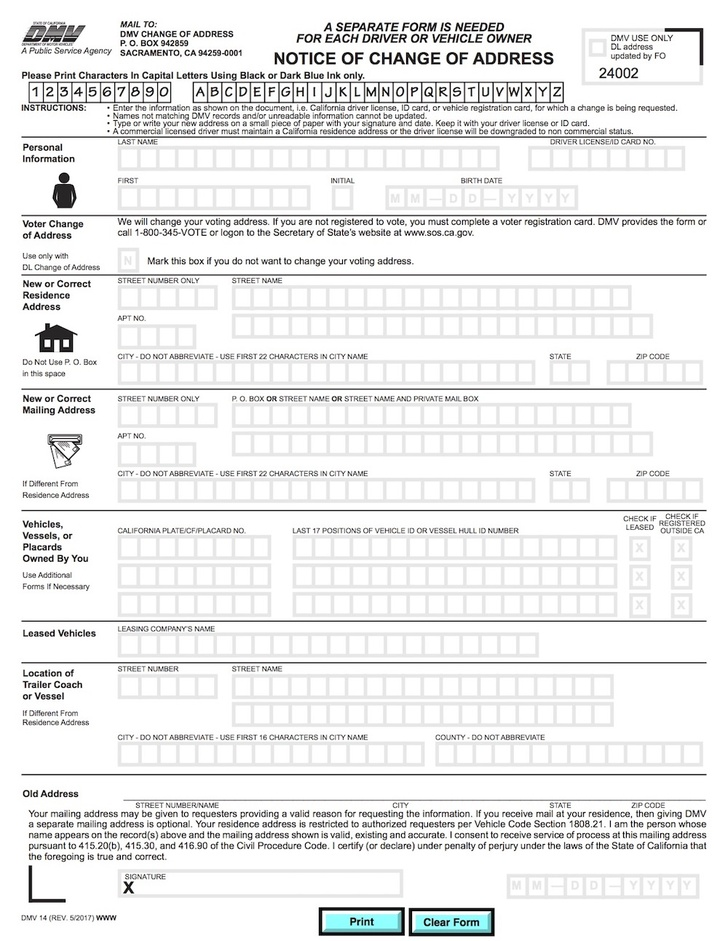
#> input picture images/form.jpg, 728 x 941 px, shrunk from 1000 x 1293 before the run
$ python Image_Alignment.py
#> lines starting #> are read from the running program, lines starting #| are printed output that depends on the picture
import os
import cv2
import numpy as np
import matplotlib.pyplot as plt

# Load and validate images
refFilename = os.path.join("images", "form.jpg")
imFilename = os.path.join("images", "scanned-form.jpg")

im1 = cv2.imread(refFilename)
#> im1 is the input picture: shape (941, 728, 3); mean B, G, R 237.2, 237.3, 237
if im1 is None:
    raise ValueError(f"Reference image not found at {refFilename}")

im2 = cv2.imread(imFilename)
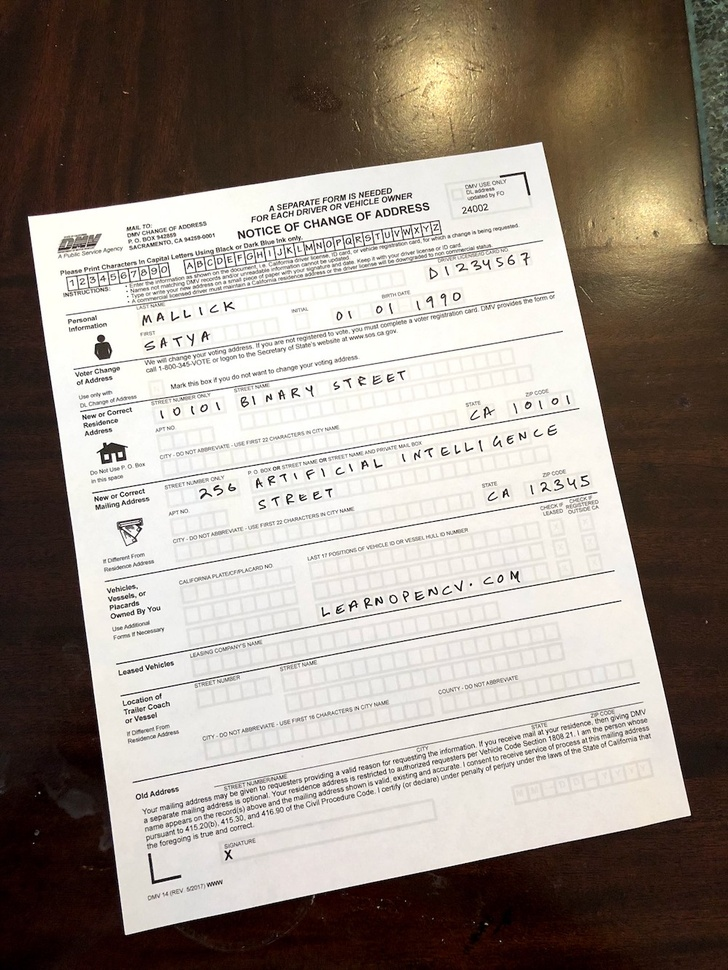
#> input picture images/scanned-form.jpg, 728 x 970 px, shrunk from 1000 x 1333 before the run
#> im2 is the input picture: shape (970, 728, 3); mean B, G, R 135.9, 144.8, 154.5
if im2 is None:
    raise ValueError(f"Image to be aligned not found at {imFilename}")

im1_gray = cv2.cvtColor(im1, cv2.COLOR_BGR2GRAY)
im2_gray = cv2.cvtColor(im2, cv2.COLOR_BGR2GRAY)
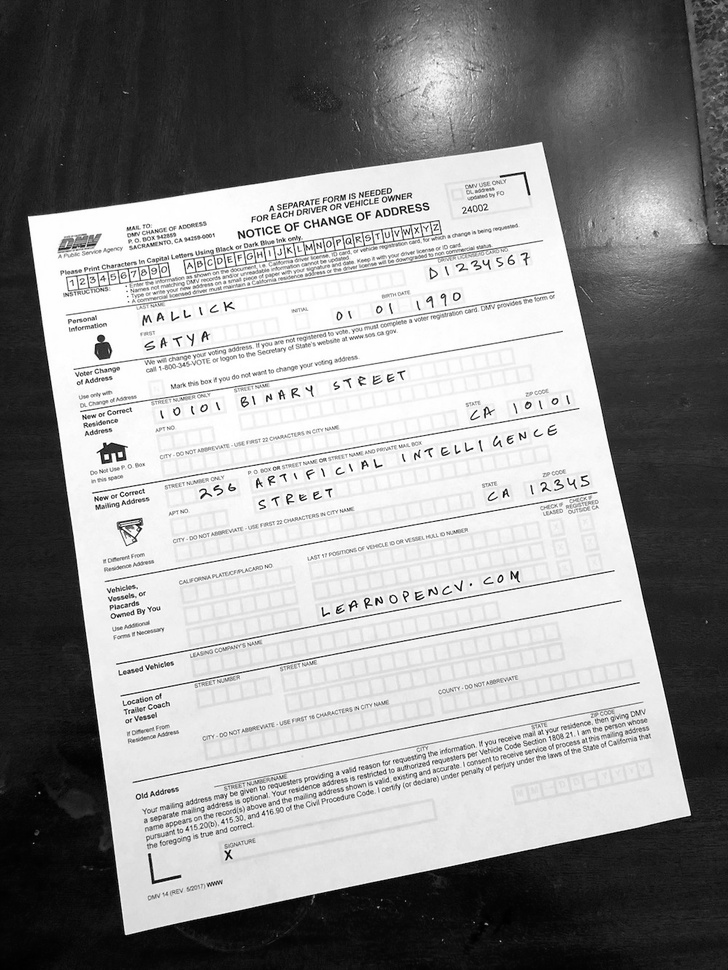
#> im2_gray: shape (970, 728); min 0, max 255, mean 146.7

# Detect ORB features and descriptors
MAX_NUM_FEATURES = 500
orb = cv2.ORB_create(MAX_NUM_FEATURES)
keypoints1, descriptors1 = orb.detectAndCompute(im1_gray, None)
#> keypoints1 = 500 keypoints; strongest (x, y, size): (360, 58, 31), (356, 53, 31), (292, 56, 37.2), (378, 61, 31)
keypoints2, descriptors2 = orb.detectAndCompute(im2_gray, None)
#> keypoints2 = 500 keypoints; strongest (x, y, size): (429, 590, 31), (582, 477, 31), (353, 601, 31), (285, 226, 31)

# Match features
matcher = cv2.BFMatcher(cv2.NORM_HAMMING, crossCheck=True)
matches = list(matcher.match(descriptors1, descriptors2))  # تبدیل به لیست
#> matches = 153 matches
matches.sort(key=lambda x: x.distance)

# Draw feature matches
im_matches = cv2.drawMatches(im1, keypoints1, im2, keypoints2, matches, None, matchColor=(0, 255, 0))
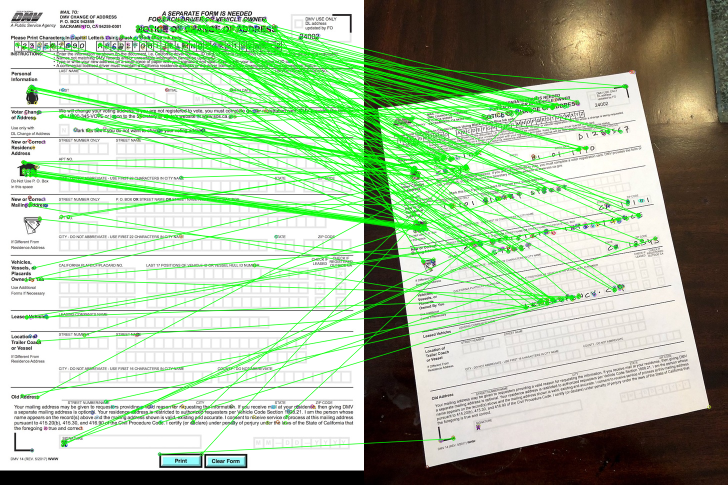
#> im_matches: shape (970, 1456, 3) (shown at 1/2 size); mean B, G, R 162.5, 191.5, 171.3

# Find homography
points1 = np.zeros((len(matches), 2), dtype=np.float32)
#> points1 = 153 pairs, first value 0 to 0, second value 0 to 0
points2 = np.zeros((len(matches), 2), dtype=np.float32)
#> points2 = 153 pairs, first value 0 to 0, second value 0 to 0
for i, match in enumerate(matches):
    points1[i, :] = keypoints1[match.queryIdx].pt
    points2[i, :] = keypoints2[match.trainIdx].pt
#> after the loop, points1 = 153 pairs, first value 33 to 632.4, second value 35 to 908; points2 = 153 pairs, first value 95.04 to 582, second value 172 to 877

h, mask = cv2.findHomography(points2, points1, cv2.RANSAC)
#> h = [[1.23, -0.188, 3.1], [0.17, 1.38, -309.3], [-0.000359, 6.72e-05, 1]]; mask = 153 values, max 1 at index 0, min 0 at index 7, mean 0.176
im2_reg = cv2.warpPerspective(im2, h, (im1.shape[1], im1.shape[0]))
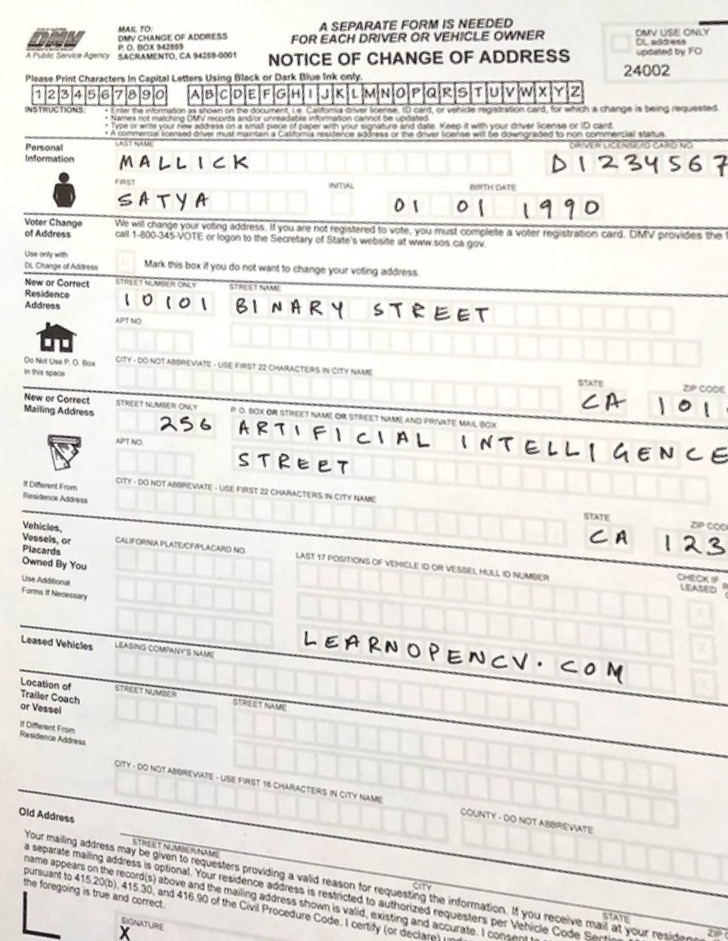
#> im2_reg: shape (941, 728, 3); mean B, G, R 223, 227.7, 230.2

# Save and display results
output_folder = "output"
os.makedirs(output_folder, exist_ok=True)
cv2.imwrite(os.path.join(output_folder, "aligned_form.jpg"), im2_reg)
cv2.imwrite(os.path.join(output_folder, "feature_matches.jpg"), im_matches)

print("Alignment complete. Results saved in 'output' folder.")

plt.figure(figsize=(12, 6))
plt.subplot(1, 2, 1)
plt.imshow(cv2.cvtColor(im1, cv2.COLOR_BGR2RGB))
plt.title("Reference Image")
plt.axis("off")
plt.subplot(1, 2, 2)
plt.imshow(cv2.cvtColor(im2_reg, cv2.COLOR_BGR2RGB))
plt.title("Aligned Image")
plt.axis("off")
plt.tight_layout()
plt.show()
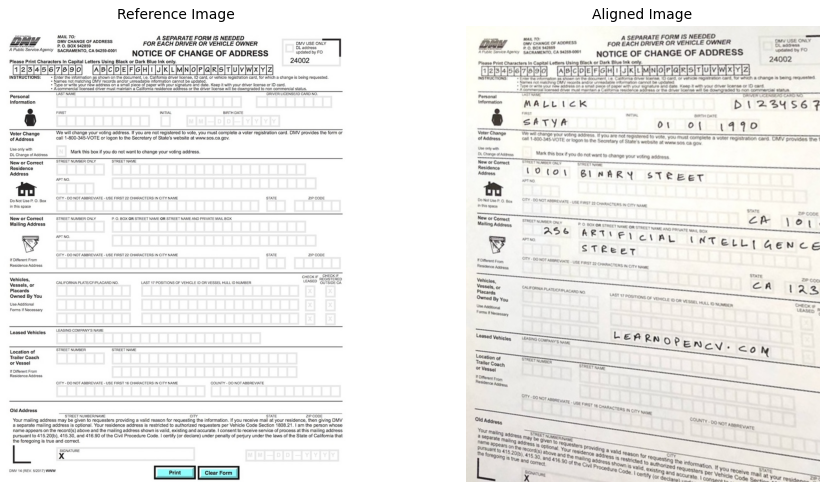
#> figure drawn by matplotlib, 2 panels
